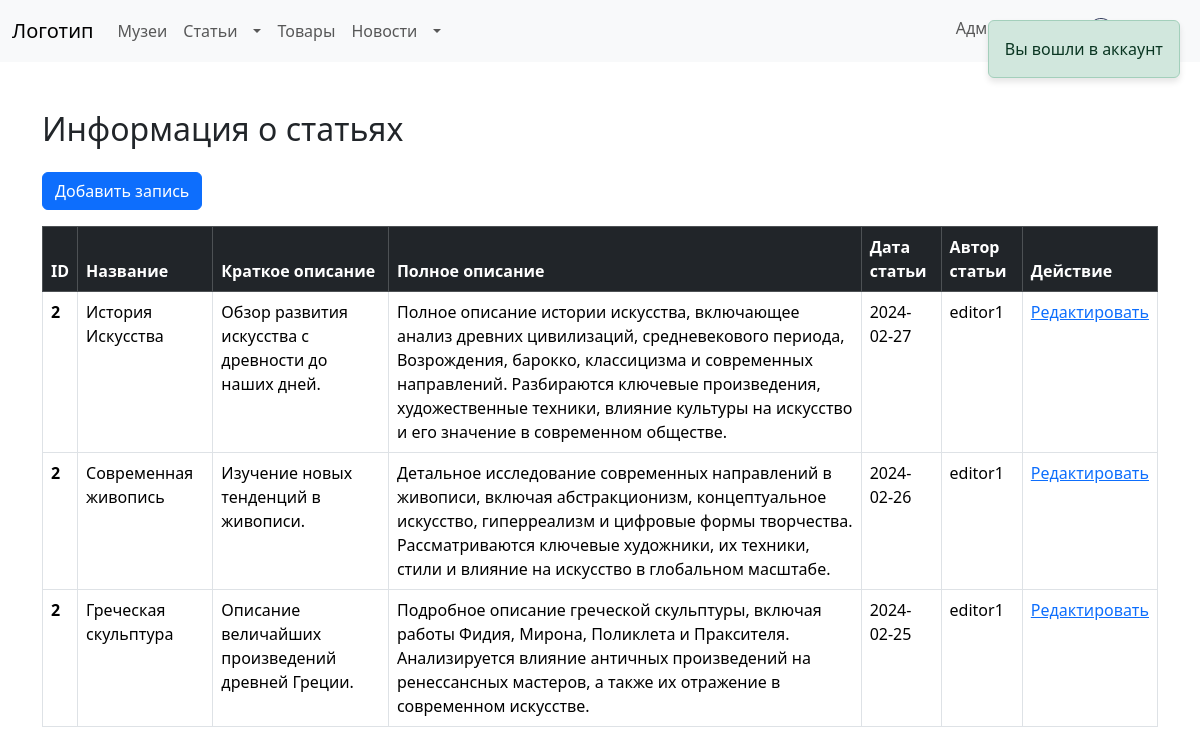
/admin/article.php (signed in), run on an earlier commit of the app's database.
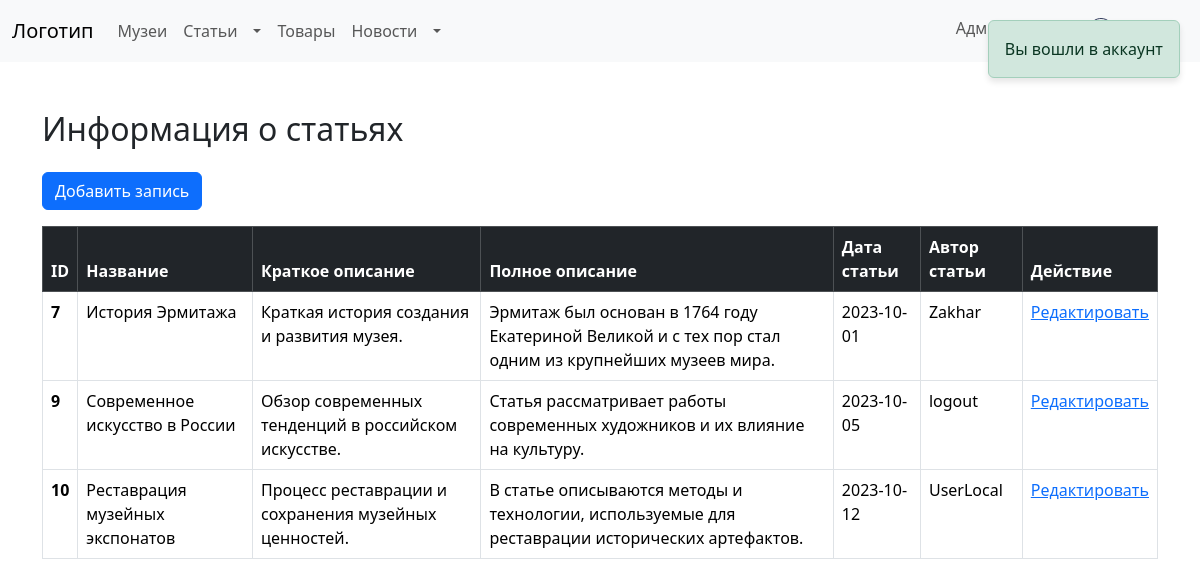
And on a later commit of the database.
### tables this page shows
CREATE TABLE `articles` (
  `Id` int(11) NOT NULL,
  `Name` varchar(55) NOT NULL,
  `Short_desc` varchar(150) NOT NULL,
  `Full_desc` varchar(320) NOT NULL,
  `Date` varchar(25) NOT NULL,
  `Editor` int(11) DEFAULT NULL
);

CREATE TABLE `users` (
  `Id` int(11) NOT NULL,
  `Login` varchar(25) NOT NULL,
  `Password` varchar(255) NOT NULL,
  `Email` varchar(320) DEFAULT NULL,
  `Admin` int(11) DEFAULT NULL,
  `Editor` int(11) DEFAULT NULL
);

### admin/article.php (the view, shortened to what this page needs)
<?php include "../include/header.php"; ?>
<?php include "../include/message.php"; ?>
<?php
if (isset($_SESSION["log-session"]) && isset($_SESSION['log-session-data'])):
    if ($_SESSION['log-session-data']["Admin"]):
        $query = $pdo->prepare("SELECT *, users.login FROM articles JOIN users ON articles.editor = users.id;");
        $query->execute();
        $articles_query_result = $query->fetchAll(PDO::FETCH_ASSOC);
?>
    <div class="container mt-5">
        <h2 class="mb-4">Информация о статьях</h2>
        <div class="mb-3">
            <form method="post">
                <a class="btn btn-primary" href="/cult_conn/admin/dynamic/articles.php">Добавить запись</a>
            </form>
        </div>
        <table class="table table-bordered table-hover">
            <thead class="table-dark">
                <tr>
                    <th>ID</th>
                    <th>Название</th>
                    <th>Краткое описание</th>
                    <th>Полное описание</th>
                    <th>Дата статьи</th>
                    <th>Автор статьи</th>
                    <th>Действие</th>
                </tr>
            </thead>
            <tbody>
                <?php if (empty($articles_query_result)): ?>
                    echo "<tr>";
                <?php else: ?>
                    <?php foreach ($articles_query_result as $article) { ?>
                        <tr>
                            <th scope="row"><?= htmlspecialchars($article["Id"]) ?></th>
                            <td><?= htmlspecialchars($article["Name"]) ?></td>
                            <td><?= htmlspecialchars($article["Short_desc"]) ?></td>
                            <td><?= htmlspecialchars($article["Full_desc"]) ?></td>
                            <td><?= htmlspecialchars($article["Date"]) ?></td>
                            <td><?= htmlspecialchars($article["login"]) ?></td>
                            <td><a href="/cult_conn/admin/dynamic/articles.php?id=<?= htmlspecialchars($article["Id"])?>">Редактировать</a></td>
                        </tr>
                    <?php }
                endif; ?>
            </tbody>
        </table>
    </div>
    <?php else: ?>
        <div class="container mt-5">
                <?php include "../error/404.php"; ?>
        </div>
    <?php
    endif;
    ?>
<?php else: ?>
    <div class="container mt-5">
            <?php include "../error/404.php"; ?>
    </div>
<?php
endif;
?>
<?php include "../include/footer.php"; ?>

What changed in the data, as far as the page shows it:
removed articles: Editor.Id "2", Name "История Искусства", Short_desc "Обзор развития искусства с древности до наших дней.", Full_desc "Полное описание истории искусства, включающее анализ древних цивилизаций, средневекового периода, Возрождения, барокко, классицизма и современных направлений. Разбираются ключевые произведения, художественные техники, влияние культуры на искусство и его значение в современном обществе.", Date "2024-02-27", Editor.Login "editor1"
removed articles: Editor.Id "2", Name "Современная живопись", Short_desc "Изучение новых тенденций в живописи.", Full_desc "Детальное исследование современных направлений в живописи, включая абстракционизм, концептуальное искусство, гиперреализм и цифровые формы творчества. Рассматриваются ключевые художники, их техники, стили и влияние на искусство в глобальном масштабе.", Date "2024-02-26", Editor.Login "editor1"
removed articles: Editor.Id "2", Name "Греческая скульптура", Short_desc "Описание величайших произведений древней Греции.", Full_desc "Подробное описание греческой скульптуры, включая работы Фидия, Мирона, Поликлета и Праксителя. Анализируется влияние античных произведений на ренессансных мастеров, а также их отражение в современном искусстве.", Date "2024-02-25", Editor.Login "editor1"
added articles: Editor.Id "7", Name "История Эрмитажа", Short_desc "Краткая история создания и развития музея.", Full_desc "Эрмитаж был основан в 1764 году Екатериной Великой и с тех пор стал одним из крупнейших музеев мира.", Date "2023-10-01", Editor.Login "Zakhar"
added articles: Editor.Id "9", Name "Современное искусство в России", Short_desc "Обзор современных тенденций в российском искусстве.", Full_desc "Статья рассматривает работы современных художников и их влияние на культуру.", Date "2023-10-05", Editor.Login "logout"
added articles: Editor.Id "10", Name "Реставрация музейных экспонатов", Short_desc "Процесс реставрации и сохранения музейных ценностей.", Full_desc "В статье описываются методы и технологии, используемые для реставрации исторических артефактов.", Date "2023-10-12", Editor.Login "UserLocal"
